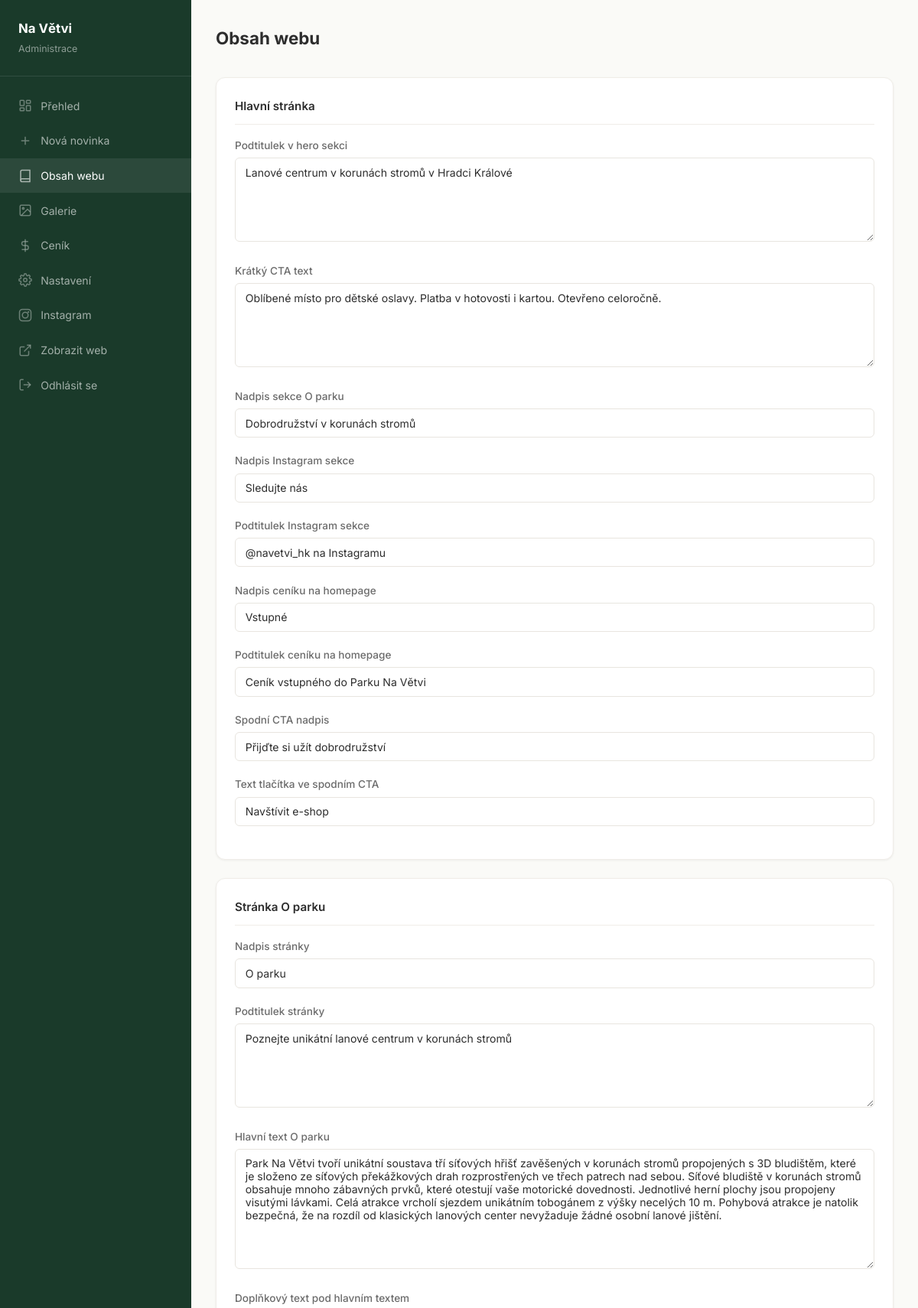
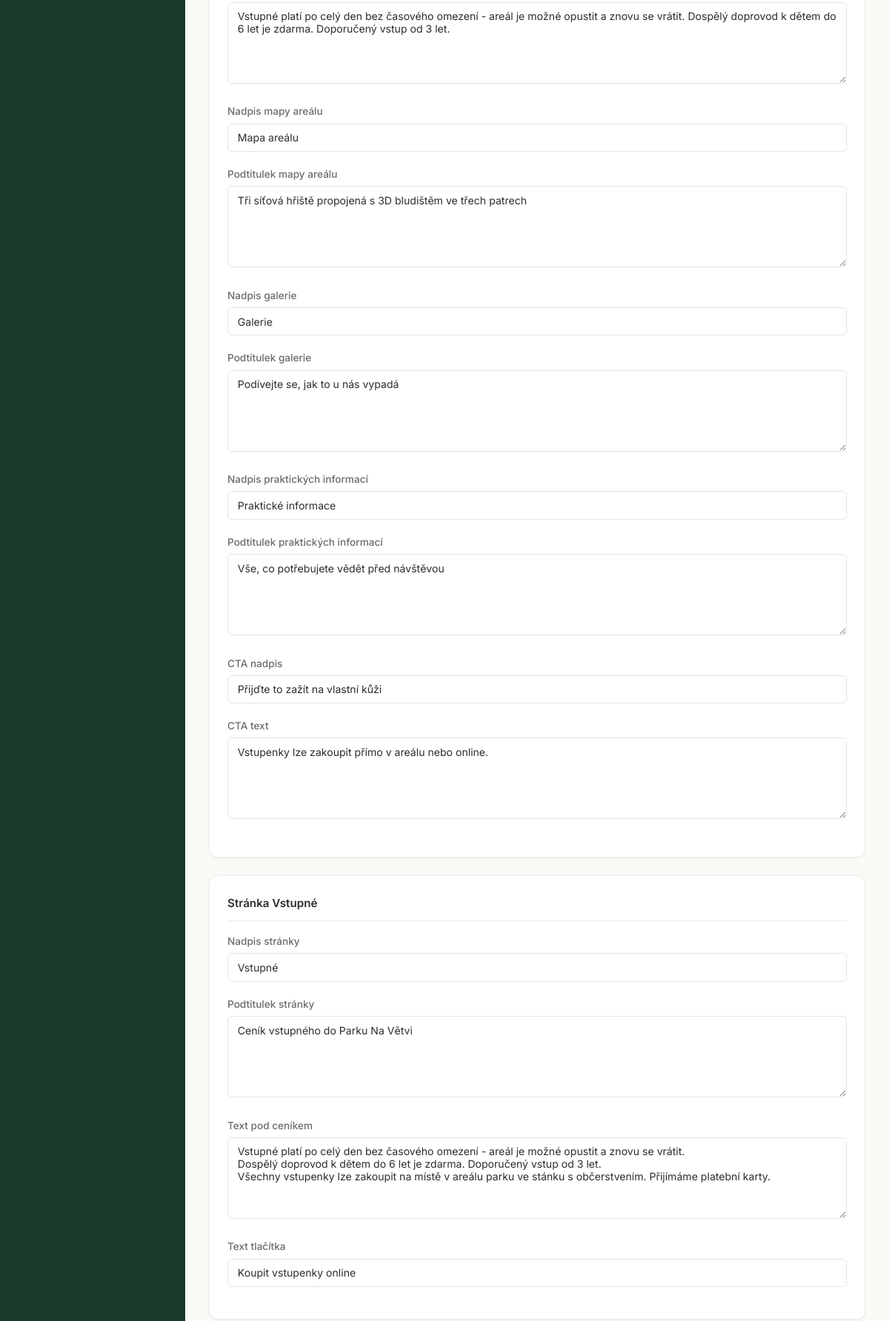
Page /admin/obsah (signed in, upper part) on the committed database (2 pictures, top to bottom).
### tables this page shows
CREATE TABLE settings (
            key TEXT PRIMARY KEY,
            value TEXT NOT NULL
        );

### app.py (the view)
@app.route("/admin/obsah", methods=["GET", "POST"])
@login_required
def admin_content():
    fields = [
        "site_subtitle", "hero_text",
        "home_about_title", "home_instagram_title", "home_instagram_subtitle",
        "home_pricing_title", "home_pricing_subtitle", "home_cta_title", "home_cta_button",
        "about_page_title", "about_page_subtitle", "about_text", "about_intro_extra",
        "about_map_title", "about_map_subtitle", "about_gallery_title", "about_gallery_subtitle",
        "about_info_title", "about_info_subtitle", "about_cta_title", "about_cta_text",
        "pricing_page_title", "pricing_page_subtitle", "pricing_info_text", "pricing_button_text",
        "contact_page_title", "contact_page_subtitle", "contact_transport",
        "contact_operator_title", "contact_grant_text",
        "eshop_page_title", "eshop_page_subtitle", "eshop_soon_title", "eshop_soon_text",
    ]
    if request.method == "POST":
        for field in fields:
            db.update_setting(field, request.form.get(field, "").strip())
        flash("Obsah webu byl uložen.", "success")
        return redirect(url_for("admin_content"))
    settings = db.get_settings()
    return render_template("admin/content.html", settings=settings, fields=fields)

### app.py (called while the page is built)
def login_required(f):
    @wraps(f)
    def decorated(*args, **kwargs):
        if "user_id" not in session:
            return redirect(url_for("admin_login"))
        return f(*args, **kwargs)
    return decorated

### database.py (called while the page is built)
def get_db():
    conn = sqlite3.connect(DB_PATH)
    conn.row_factory = sqlite3.Row
    conn.execute("PRAGMA journal_mode=WAL")
    return conn

def get_settings():
    conn = get_db()
    rows = conn.execute("SELECT key, value FROM settings").fetchall()
    conn.close()
    return {row["key"]: row["value"] for row in rows}

### templates/admin/content.html (shortened to what this page needs)
{% extends "admin/base.html" %}
{% macro field(name, label, rows=1) %}
<div class="form-group">
    <label for="{{ name }}">{{ label }}</label>
    {% if rows > 1 %}
    <textarea id="{{ name }}" name="{{ name }}" class="form-control" rows="{{ rows }}">{{ settings.get(name, '') }}</textarea>
    {% else %}
    <input type="text" id="{{ name }}" name="{{ name }}" class="form-control" value="{{ settings.get(name, '') }}">
    {% endif %}
</div>
{% endmacro %}
{% block admin_content %}
<div class="admin-header">
    <h1>Obsah webu</h1>
</div>
<form method="POST">
    <div class="admin-card">
        <h3>Hlavní stránka</h3>
        {{ field('site_subtitle', 'Podtitulek v hero sekci', 2) }}
        {{ field('hero_text', 'Krátký CTA text', 3) }}
        {{ field('home_about_title', 'Nadpis sekce O parku') }}
        {{ field('home_instagram_title', 'Nadpis Instagram sekce') }}
        {{ field('home_instagram_subtitle', 'Podtitulek Instagram sekce') }}
        {{ field('home_pricing_title', 'Nadpis ceníku na homepage') }}
        {{ field('home_pricing_subtitle', 'Podtitulek ceníku na homepage') }}
        {{ field('home_cta_title', 'Spodní CTA nadpis') }}
        {{ field('home_cta_button', 'Text tlačítka ve spodním CTA') }}
    </div>
    <div class="admin-card">
        <h3>Stránka O parku</h3>
        {{ field('about_page_title', 'Nadpis stránky') }}
        {{ field('about_page_subtitle', 'Podtitulek stránky', 2) }}
        {{ field('about_text', 'Hlavní text O parku', 8) }}
        {{ field('about_intro_extra', 'Doplňkový text pod hlavním textem', 4) }}
        {{ field('about_map_title', 'Nadpis mapy areálu') }}
        {{ field('about_map_subtitle', 'Podtitulek mapy areálu', 2) }}
        {{ field('about_gallery_title', 'Nadpis galerie') }}
        {{ field('about_gallery_subtitle', 'Podtitulek galerie', 2) }}
        {{ field('about_info_title', 'Nadpis praktických informací') }}
        {{ field('about_info_subtitle', 'Podtitulek praktických informací', 2) }}
        {{ field('about_cta_title', 'CTA nadpis') }}
        {{ field('about_cta_text', 'CTA text', 2) }}
    </div>
    <div class="admin-card">
        <h3>Stránka Vstupné</h3>
        {{ field('pricing_page_title', 'Nadpis stránky') }}
        {{ field('pricing_page_subtitle', 'Podtitulek stránky', 2) }}
        {{ field('pricing_info_text', 'Text pod ceníkem', 5) }}
        {{ field('pricing_button_text', 'Text tlačítka') }}
    </div>
</form>
{% endblock %}

### static/css/style.css (style rules this page uses)
*, *::before, *::after { margin: 0; padding: 0; box-sizing: border-box; }
:root { --c-primary: #2c5e3f; --c-primary-light: #3a7d5c; --c-primary-dark: #1a3a2a; --c-accent: #d4a853; --c-accent-light: #e8c87a; --c-bg: #fafaf7; --c-surface: #ffffff; --c-text: #2d2d2d; --c-text-light: #6b6b6b; --c-text-lighter: #999; --c-border: #e8e5df; --c-border-light: #f0ede8; --font: 'Inter', -apple-system, BlinkMacSystemFont, 'Segoe UI', sans-serif; --font-display: 'Playfair Display', 'Georgia', serif; --shadow-sm: 0 1px 3px rgba(0,0,0,.06); --shadow: 0 2px 8px rgba(0,0,0,.08); --shadow-lg: 0 8px 24px rgba(0,0,0,.1); --radius: 6px; --radius-lg: 12px; --transition: .25s ease; --header-h: 70px; }
html { scroll-behavior: smooth; scroll-padding-top: var(--header-h); }
body { font-family: var(--font); color: var(--c-text); line-height: 1.65; background: var(--c-bg); -webkit-font-smoothing: antialiased; }
.admin-header { display: flex; justify-content: space-between; align-items: center; margin-bottom: 2rem; }
.admin-header h1 { font-size: 1.4rem; font-weight: 700; color: var(--c-text); }
.admin-card { background: var(--c-surface); border-radius: var(--radius-lg); box-shadow: var(--shadow-sm); padding: 1.5rem; margin-bottom: 1.5rem; border: 1px solid var(--c-border-light); }
.admin-card h3 { font-size: .95rem; font-weight: 600; color: var(--c-text); margin-bottom: 1rem; padding-bottom: .7rem; border-bottom: 1px solid var(--c-border-light); }
.form-group { margin-bottom: 1.2rem; }
.form-group label { display: block; font-size: .85rem; font-weight: 500; color: var(--c-text-light); margin-bottom: .3rem; }
.form-control { width: 100%; padding: .6rem .8rem; font-size: .88rem; font-family: inherit; border: 1px solid var(--c-border); border-radius: var(--radius); background: #fff; color: var(--c-text); transition: border-color var(--transition), box-shadow var(--transition); }
textarea.form-control { min-height: 110px; resize: vertical; }

### rows in the picture
settings: site_subtitle "Lanové centrum v korunách stromů v Hradci Králové"
settings: hero_text "Oblíbené místo pro dětské oslavy. Platba v hotovosti i kartou. Otevřeno celoročně."
settings: home_about_title "Dobrodružství v korunách stromů"
settings: home_instagram_title "Sledujte nás"
settings: home_instagram_subtitle "@navetvi_hk na Instagramu"
settings: home_pricing_title "Vstupné"
settings: home_pricing_subtitle "Ceník vstupného do Parku Na Větvi"
settings: home_cta_title "Přijďte si užít dobrodružství"
settings: home_cta_button "Navštívit e-shop"
settings: about_page_title "O parku"
settings: about_page_subtitle "Poznejte unikátní lanové centrum v korunách stromů"
settings: about_text "Park Na Větvi tvoří unikátní soustava tří síťových hřišť zavěšených v korunách stromů propojených s 3D bludištěm, které je složeno ze síťových překážkových drah rozprostřených ve třech patrech nad sebou. Síťové bludiště v korunách stromů obsahuje mnoho zábavných prvků, které otestují vaše motorické dovednosti. Jednotlivé herní plochy jsou propojeny visutými lávkami. Celá atrakce vrcholí sjezdem unikátním tobogánem z výšky necelých 10 m. Pohybová atrakce je natolik bezpečná, že na rozdíl od klasických lanových center nevyžaduje žádné osobní lanové jištění."
settings: about_intro_extra "Vstupné platí po celý den bez časového omezení - areál je možné opustit a znovu se vrátit. Dospělý doprovod k dětem do 6 let je zdarma. Doporučený vstup od 3 let."
settings: about_map_title "Mapa areálu"
settings: about_map_subtitle "Tři síťová hřiště propojená s 3D bludištěm ve třech patrech"
settings: about_gallery_title "Galerie"
settings: about_gallery_subtitle "Podívejte se, jak to u nás vypadá"
settings: about_info_title "Praktické informace"
settings: about_info_subtitle "Vše, co potřebujete vědět před návštěvou"
settings: about_cta_title "Přijďte to zažít na vlastní kůži"
settings: about_cta_text "Vstupenky lze zakoupit přímo v areálu nebo online."
settings: pricing_page_title "Vstupné"
settings: pricing_page_subtitle "Ceník vstupného do Parku Na Větvi"
settings: pricing_info_text "Vstupné platí po celý den bez časového omezení - areál je možné opustit a znovu se vrátit. Dospělý doprovod k dětem do 6 let je zdarma. Doporučený vstup od 3 let. Všechny vstupenky lze zakoupit na místě v areálu parku ve stánku s občerstvením. Přijímáme platební karty."
settings: pricing_button_text "Koupit vstupenky online"
